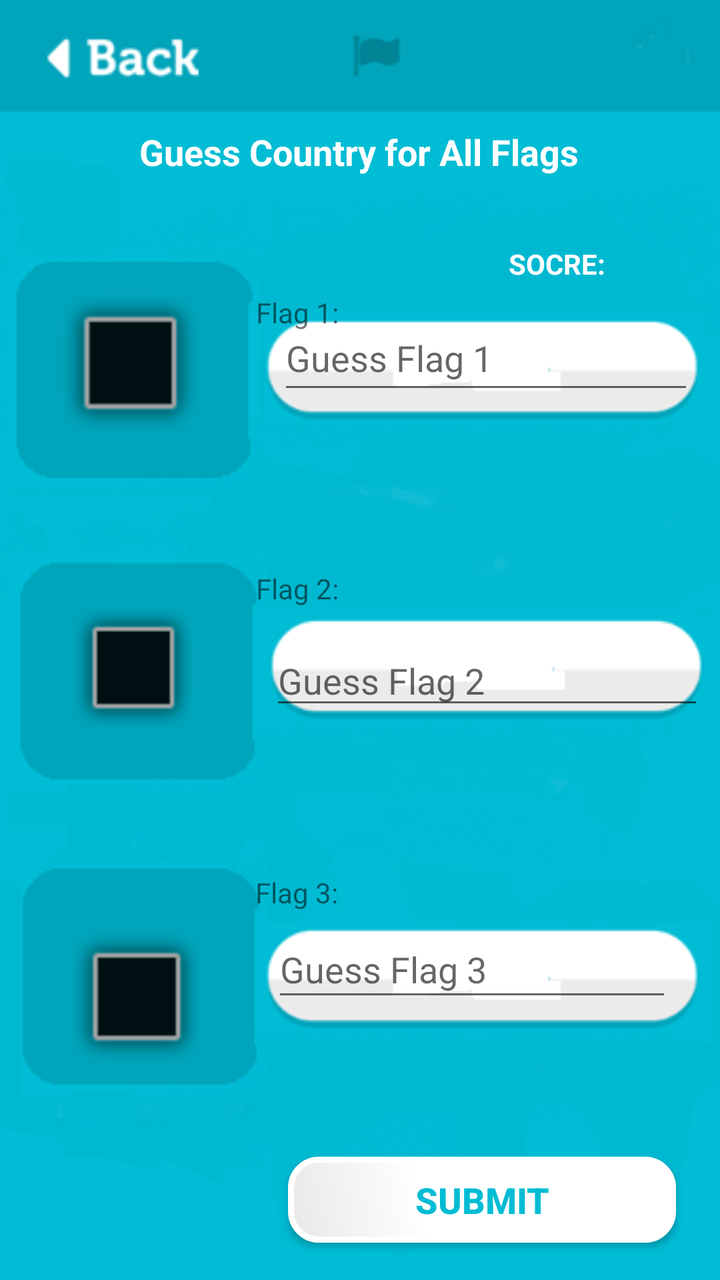
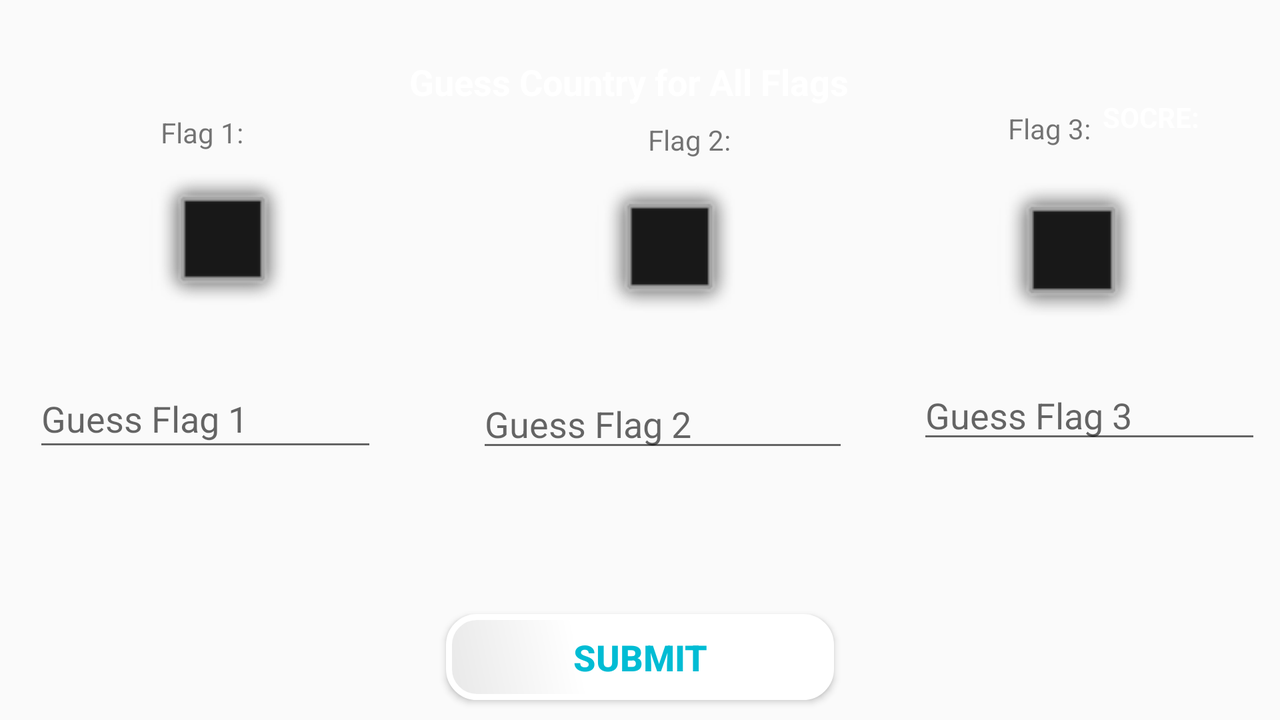

An Android layout and its configuration variant, each rendered on a device that would load it. The default file and the variant file are quoted in full after the pictures.
<!-- AndroidManifest.xml: application theme AppTheme -->
<!-- res/layout/activity_game_advanced_level.xml -->
<?xml version="1.0" encoding="utf-8"?>
<android.support.constraint.ConstraintLayout xmlns:android="http://schemas.android.com/apk/res/android"
    xmlns:app="http://schemas.android.com/apk/res-auto"
    xmlns:tools="http://schemas.android.com/tools"
    android:layout_width="match_parent"
    android:layout_height="match_parent"
    android:background="@drawable/game_4_backg"
    tools:context=".GameAdvancedLevel">

    <ImageView
        android:id="@+id/game_image_4_1"
        android:layout_width="98dp"
        android:layout_height="79dp"
        android:layout_marginStart="8dp"
        android:layout_marginTop="8dp"
        android:layout_marginEnd="8dp"
        android:layout_marginBottom="8dp"
        android:contentDescription="@string/game4_image1"
        app:layout_constraintBottom_toBottomOf="parent"
        app:layout_constraintEnd_toEndOf="parent"
        app:layout_constraintHorizontal_bias="0.032"
        app:layout_constraintStart_toStartOf="parent"
        app:layout_constraintTop_toTopOf="parent"
        app:layout_constraintVertical_bias="0.254"
        app:srcCompat="@android:drawable/alert_dark_frame" />

    <ImageView
        android:id="@+id/game_image_4_2"
        android:layout_width="95dp"
        android:layout_height="70dp"
        android:layout_marginStart="8dp"
        android:layout_marginTop="8dp"
        android:layout_marginEnd="8dp"
        android:layout_marginBottom="8dp"
        android:contentDescription="@string/game4_image2"
        app:layout_constraintBottom_toBottomOf="parent"
        app:layout_constraintEnd_toEndOf="parent"
        app:layout_constraintHorizontal_bias="0.044"
        app:layout_constraintStart_toStartOf="parent"
        app:layout_constraintTop_toTopOf="parent"
        app:layout_constraintVertical_bias="0.532"
        app:srcCompat="@android:drawable/alert_dark_frame" />

    <ImageView
        android:id="@+id/game_image_4_3"
        android:layout_width="99dp"
        android:layout_height="75dp"
        android:layout_marginStart="8dp"
        android:layout_marginTop="8dp"
        android:layout_marginEnd="8dp"
        android:layout_marginBottom="100dp"
        android:contentDescription="@string/game4_image3"
        app:layout_constraintBottom_toBottomOf="parent"
        app:layout_constraintEnd_toEndOf="parent"
        app:layout_constraintHorizontal_bias="0.044"
        app:layout_constraintStart_toStartOf="parent"
        app:layout_constraintTop_toTopOf="parent"
        app:layout_constraintVertical_bias="1.0"
        app:srcCompat="@android:drawable/alert_dark_frame" />

    <TextView
        android:id="@+id/flag_one_lable"
        android:layout_width="66dp"
        android:layout_height="30dp"
        android:layout_marginTop="8dp"
        android:layout_marginBottom="108dp"
        android:text="@string/flag_1"
        app:layout_constraintBottom_toTopOf="@+id/flag_two_lable"
        app:layout_constraintEnd_toEndOf="parent"
        app:layout_constraintHorizontal_bias="0.435"
        app:layout_constraintStart_toStartOf="parent"
        app:layout_constraintTop_toTopOf="parent"
        app:layout_constraintVertical_bias="1.0" />

    <TextView
        android:id="@+id/flag_two_lable"
        android:layout_width="68dp"
        android:layout_height="28dp"
        android:layout_marginEnd="164dp"
        android:text="@string/flag_2"
        app:layout_constraintBottom_toBottomOf="parent"
        app:layout_constraintEnd_toEndOf="parent"
        app:layout_constraintTop_toTopOf="parent"
        app:layout_constraintVertical_bias="0.465" />

    <TextView
        android:id="@+id/flag_three_lable"
        android:layout_width="68dp"
        android:layout_height="29dp"
        android:layout_marginStart="8dp"
        android:layout_marginTop="8dp"
        android:layout_marginBottom="8dp"
        android:text="@string/flag_3"
        app:layout_constraintBottom_toBottomOf="parent"
        app:layout_constraintEnd_toEndOf="parent"
        app:layout_constraintHorizontal_bias="0.012"
        app:layout_constraintStart_toEndOf="@+id/game_image_4_3"
        app:layout_constraintTop_toBottomOf="@+id/flag_two_lable"
        app:layout_constraintVertical_bias="0.411" />

    <TextView
        android:id="@+id/advanced_flag_text"
        android:layout_width="303dp"
        android:layout_height="38dp"
        android:layout_marginStart="8dp"
        android:layout_marginTop="8dp"
        android:layout_marginEnd="8dp"
        android:layout_marginBottom="8dp"
        android:text="@string/guess_country_for_all_flags"
        android:textAlignment="center"
        android:textColor="@android:color/white"
        android:textSize="18sp"
        android:textStyle="bold"
        app:layout_constraintBottom_toBottomOf="parent"
        app:layout_constraintEnd_toEndOf="parent"
        app:layout_constraintHorizontal_bias="0.484"
        app:layout_constraintStart_toStartOf="parent"
        app:layout_constraintTop_toTopOf="parent"
        app:layout_constraintVertical_bias="0.095" />

    <EditText
        android:id="@+id/flag_one_answer"
        android:layout_width="208dp"
        android:layout_height="49dp"
        android:layout_marginStart="8dp"
        android:layout_marginTop="8dp"
        android:layout_marginEnd="8dp"
        android:layout_marginBottom="8dp"
        android:ems="10"
        android:hint="@string/guess_flag_1"
        android:inputType="textPersonName"
        app:layout_constraintBottom_toBottomOf="parent"
        app:layout_constraintEnd_toEndOf="parent"
        app:layout_constraintHorizontal_bias="0.963"
        app:layout_constraintStart_toStartOf="parent"
        app:layout_constraintTop_toTopOf="parent"
        app:layout_constraintVertical_bias="0.252" />

    <EditText
        android:id="@+id/flag_two_answer"
        android:layout_width="217dp"
        android:layout_height="42dp"
        android:layout_marginStart="8dp"
        android:layout_marginTop="8dp"
        android:layout_marginEnd="8dp"
        android:layout_marginBottom="8dp"
        android:ems="10"
        android:hint="@string/guess_flag_2"
        android:inputType="textPersonName"
        app:layout_constraintBottom_toBottomOf="parent"
        app:layout_constraintEnd_toEndOf="parent"
        app:layout_constraintHorizontal_bias="1.0"
        app:layout_constraintStart_toStartOf="parent"
        app:layout_constraintTop_toTopOf="parent"
        app:layout_constraintVertical_bias="0.532" />

    <EditText
        android:id="@+id/flag_three_answer"
        android:layout_width="200dp"
        android:layout_height="45dp"
        android:layout_marginStart="8dp"
        android:layout_marginTop="8dp"
        android:layout_marginEnd="24dp"
        android:layout_marginBottom="8dp"
        android:ems="10"
        android:hint="@string/guess_flag_3"
        android:inputType="textPersonName"
        app:layout_constraintBottom_toBottomOf="parent"
        app:layout_constraintEnd_toEndOf="parent"
        app:layout_constraintHorizontal_bias="1.0"
        app:layout_constraintStart_toStartOf="@+id/game_image_4_3"
        app:layout_constraintTop_toTopOf="parent"
        app:layout_constraintVertical_bias="0.782" />

    <Button
        android:id="@+id/button_game4"
        android:layout_width="194dp"
        android:layout_height="43dp"
        android:layout_marginStart="8dp"
        android:layout_marginTop="8dp"
        android:layout_marginEnd="8dp"
        android:layout_marginBottom="1dp"
        android:background="@drawable/shape_game1"
        android:onClick="Game_four_button"
        android:text="@string/submit"
        android:textColor="#00BCD4"
        android:textSize="18sp"
        android:textStyle="bold"
        app:layout_constraintBottom_toBottomOf="parent"
        app:layout_constraintEnd_toEndOf="parent"
        app:layout_constraintHorizontal_bias="0.906"
        app:layout_constraintStart_toStartOf="parent"
        app:layout_constraintTop_toTopOf="parent"
        app:layout_constraintVertical_bias="0.97" />

    <TextView
        android:id="@+id/score_lable"
        android:layout_width="wrap_content"
        android:layout_height="wrap_content"
        android:layout_marginStart="8dp"
        android:layout_marginTop="8dp"
        android:layout_marginEnd="8dp"
        android:layout_marginBottom="8dp"
        android:text="@string/socre"
        android:textAlignment="center"
        android:textColor="@android:color/white"
        android:textStyle="bold"
        app:layout_constraintBottom_toBottomOf="parent"
        app:layout_constraintEnd_toEndOf="parent"
        app:layout_constraintHorizontal_bias="0.833"
        app:layout_constraintStart_toStartOf="parent"
        app:layout_constraintTop_toTopOf="parent"
        app:layout_constraintVertical_bias="0.189" />

    <TextView
        android:id="@+id/score"
        android:layout_width="0dp"
        android:layout_height="34dp"
        android:layout_marginTop="8dp"
        android:layout_marginEnd="16dp"
        android:layout_marginBottom="8dp"
        android:textColor="@android:color/white"
        android:textSize="18sp"
        android:textStyle="bold"
        app:layout_constraintBottom_toBottomOf="parent"
        app:layout_constraintEnd_toEndOf="parent"
        app:layout_constraintHorizontal_bias="1.0"
        app:layout_constraintStart_toEndOf="@+id/score_lable"
        app:layout_constraintTop_toTopOf="parent"
        app:layout_constraintVertical_bias="0.179" />

    <TextView
        android:id="@+id/text_result_game4"
        android:layout_width="108dp"
        android:layout_height="42dp"
        android:layout_marginTop="8dp"
        android:layout_marginBottom="16dp"
        android:textAlignment="center"
        android:textSize="18sp"
        android:textStyle="bold"
        app:layout_constraintBottom_toBottomOf="parent"
        app:layout_constraintEnd_toEndOf="parent"
        app:layout_constraintHorizontal_bias="0.123"
        app:layout_constraintStart_toStartOf="parent"
        app:layout_constraintTop_toTopOf="parent"
        app:layout_constraintVertical_bias="1.0" />

    <TextView
        android:id="@+id/flag_one_answer_lable"
        android:layout_width="210dp"
        android:layout_height="30dp"
        android:layout_marginStart="8dp"
        android:layout_marginTop="8dp"
        android:layout_marginEnd="8dp"
        android:layout_marginBottom="8dp"
        app:layout_constraintBottom_toBottomOf="parent"
        app:layout_constraintEnd_toEndOf="parent"
        app:layout_constraintHorizontal_bias="0.947"
        app:layout_constraintStart_toStartOf="parent"
        app:layout_constraintTop_toTopOf="parent"
        app:layout_constraintVertical_bias="0.357" />

    <TextView
        android:id="@+id/flag_two_answer_lable"
        android:layout_width="200dp"
        android:layout_height="34dp"
        android:layout_marginStart="8dp"
        android:layout_marginTop="8dp"
        android:layout_marginEnd="28dp"
        android:layout_marginBottom="8dp"
        app:layout_constraintBottom_toBottomOf="parent"
        app:layout_constraintEnd_toEndOf="parent"
        app:layout_constraintHorizontal_bias="1.0"
        app:layout_constraintStart_toStartOf="parent"
        app:layout_constraintTop_toTopOf="parent"
        app:layout_constraintVertical_bias="0.605" />

    <TextView
        android:id="@+id/flag_three_answer_lable"
        android:layout_width="219dp"
        android:layout_height="36dp"
        android:layout_marginStart="8dp"
        android:layout_marginTop="8dp"
        android:layout_marginEnd="11dp"
        android:layout_marginBottom="8dp"
        app:layout_constraintBottom_toBottomOf="parent"
        app:layout_constraintEnd_toEndOf="parent"
        app:layout_constraintHorizontal_bias="0.986"
        app:layout_constraintStart_toStartOf="parent"
        app:layout_constraintTop_toTopOf="parent"
        app:layout_constraintVertical_bias="0.872" />

    <TextView
        android:id="@+id/text_timer_game4"
        android:layout_width="49dp"
        android:layout_height="100dp"
        android:layout_marginStart="8dp"
        android:layout_marginEnd="8dp"
        android:layout_marginBottom="528dp"
        android:textAlignment="center"
        android:textColor="@android:color/white"
        android:textSize="24sp"
        android:textStyle="bold"
        app:layout_constraintBottom_toBottomOf="parent"
        app:layout_constraintEnd_toEndOf="parent"
        app:layout_constraintHorizontal_bias="1.0"
        app:layout_constraintStart_toStartOf="parent" />

    <Button
        android:id="@+id/back_game4"
        android:layout_width="110dp"
        android:layout_height="43dp"
        android:layout_marginStart="8dp"
        android:layout_marginTop="8dp"
        android:layout_marginEnd="8dp"
        android:layout_marginBottom="5dp"
        android:alpha="0"
        android:onClick="back"
        app:layout_constraintBottom_toBottomOf="parent"
        app:layout_constraintEnd_toEndOf="parent"
        app:layout_constraintHorizontal_bias="0.0"
        app:layout_constraintStart_toStartOf="parent"
        app:layout_constraintTop_toTopOf="parent"
        app:layout_constraintVertical_bias="0.0" />
</android.support.constraint.ConstraintLayout>
<!-- resources referenced by this layout -->
<resources>
  <!-- drawable game_4_backg: png bitmap (drawable, 33796 bytes) -->
  <!-- drawable shape_game1 (drawable) -->
  <?xml version="1.0" encoding="utf-8"?>
  <shape xmlns:android="http://schemas.android.com/apk/res/android"
      android:shape="rectangle">
      <corners android:radius="14dp" />
      <gradient
          android:angle="45"
          android:centerX="35%"
          android:centerColor="#FFFFFF"
          android:startColor="#E8E8E8"
          android:endColor="#FFFFFF"
          android:type="linear" />
      <padding
          android:left="0dp"
          android:top="0dp"
          android:right="0dp"
          android:bottom="0dp" />
      <size
          android:width="270dp"
          android:height="60dp" />
      <stroke
          android:width="3dp"
          android:color="#FFFFFF" />
  </shape>
  <string name="flag_1">Flag 1:</string>
  <string name="flag_2">Flag 2:</string>
  <string name="flag_3">Flag 3:</string>
  <string name="game4_image1">game4_image1</string>
  <string name="game4_image2">game4_image2</string>
  <string name="game4_image3">game4_image3</string>
  <string name="guess_country_for_all_flags">Guess Country for All Flags</string>
  <string name="guess_flag_1">Guess Flag 1</string>
  <string name="guess_flag_2">Guess Flag 2</string>
  <string name="guess_flag_3">Guess Flag 3</string>
  <string name="socre">SOCRE:</string>
  <string name="submit">SUBMIT</string>
  <style name="AppTheme" parent="Theme.AppCompat.Light.DarkActionBar">
  
          
          <item name="colorPrimary">@color/colorPrimary</item>
          <item name="colorPrimaryDark">@color/colorPrimaryDark</item>
          <item name="colorAccent">@color/colorAccent</item>
      </style>
</resources>
<!-- res/layout-land/activity_game_advanced_level.xml (the repository's variant of the layout above) -->
<!-- drawn on the phone turned sideways -->
<?xml version="1.0" encoding="utf-8"?>
<android.support.constraint.ConstraintLayout xmlns:android="http://schemas.android.com/apk/res/android"
    xmlns:app="http://schemas.android.com/apk/res-auto"
    xmlns:tools="http://schemas.android.com/tools"
    android:layout_width="match_parent"
    android:layout_height="match_parent"
    android:background="@drawable/game_4_backg_lands"
    tools:context=".GameAdvancedLevel">

    <ImageView
        android:id="@+id/game_image_4_1"
        android:layout_width="93dp"
        android:layout_height="73dp"
        android:layout_marginStart="8dp"
        android:layout_marginTop="8dp"
        android:layout_marginEnd="8dp"
        android:layout_marginBottom="8dp"
        android:contentDescription="@string/game4_image1"
        app:layout_constraintBottom_toBottomOf="parent"
        app:layout_constraintEnd_toEndOf="parent"
        app:layout_constraintHorizontal_bias="0.107"
        app:layout_constraintStart_toStartOf="parent"
        app:layout_constraintTop_toTopOf="parent"
        app:layout_constraintVertical_bias="0.292"
        app:srcCompat="@android:drawable/alert_dark_frame" />

    <ImageView
        android:id="@+id/game_image_4_2"
        android:layout_width="96dp"
        android:layout_height="74dp"
        android:layout_marginStart="8dp"
        android:layout_marginTop="8dp"
        android:layout_marginEnd="8dp"
        android:layout_marginBottom="8dp"
        android:contentDescription="@string/game4_image2"
        app:layout_constraintBottom_toBottomOf="parent"
        app:layout_constraintEnd_toEndOf="parent"
        app:layout_constraintHorizontal_bias="0.528"
        app:layout_constraintStart_toStartOf="parent"
        app:layout_constraintTop_toTopOf="parent"
        app:layout_constraintVertical_bias="0.305"
        app:srcCompat="@android:drawable/alert_dark_frame" />

    <ImageView
        android:id="@+id/game_image_4_3"
        android:layout_width="99dp"
        android:layout_height="75dp"
        android:layout_marginStart="8dp"
        android:layout_marginTop="8dp"
        android:layout_marginEnd="8dp"
        android:layout_marginBottom="100dp"
        android:contentDescription="@string/game4_image3"
        app:layout_constraintBottom_toBottomOf="parent"
        app:layout_constraintEnd_toEndOf="parent"
        app:layout_constraintHorizontal_bias="0.911"
        app:layout_constraintStart_toStartOf="parent"
        app:layout_constraintTop_toTopOf="parent"
        app:layout_constraintVertical_bias="0.473"
        app:srcCompat="@android:drawable/alert_dark_frame" />

    <TextView
        android:id="@+id/flag_one_lable"
        android:layout_width="66dp"
        android:layout_height="30dp"
        android:layout_marginTop="8dp"
        android:layout_marginBottom="8dp"
        android:text="@string/flag_1"
        app:layout_constraintBottom_toBottomOf="parent"
        app:layout_constraintEnd_toEndOf="parent"
        app:layout_constraintHorizontal_bias="0.14"
        app:layout_constraintStart_toStartOf="parent"
        app:layout_constraintTop_toTopOf="parent"
        app:layout_constraintVertical_bias="0.155" />

    <TextView
        android:id="@+id/flag_two_lable"
        android:layout_width="68dp"
        android:layout_height="28dp"
        android:layout_marginEnd="248dp"
        android:text="@string/flag_2"
        app:layout_constraintBottom_toBottomOf="parent"
        app:layout_constraintEnd_toEndOf="parent"
        app:layout_constraintTop_toTopOf="parent"
        app:layout_constraintVertical_bias="0.182" />

    <TextView
        android:id="@+id/flag_three_lable"
        android:layout_width="68dp"
        android:layout_height="29dp"
        android:layout_marginStart="8dp"
        android:layout_marginTop="8dp"
        android:layout_marginEnd="68dp"
        android:layout_marginBottom="8dp"
        android:text="@string/flag_3"
        app:layout_constraintBottom_toBottomOf="parent"
        app:layout_constraintEnd_toEndOf="parent"
        app:layout_constraintHorizontal_bias="1.0"
        app:layout_constraintStart_toStartOf="parent"
        app:layout_constraintTop_toTopOf="parent"
        app:layout_constraintVertical_bias="0.148" />

    <TextView
        android:id="@+id/advanced_flag_text"
        android:layout_width="303dp"
        android:layout_height="38dp"
        android:layout_marginStart="8dp"
        android:layout_marginTop="8dp"
        android:layout_marginEnd="8dp"
        android:layout_marginBottom="8dp"
        android:text="@string/guess_country_for_all_flags"
        android:textAlignment="center"
        android:textColor="@android:color/white"
        android:textSize="18sp"
        android:textStyle="bold"
        app:layout_constraintBottom_toBottomOf="parent"
        app:layout_constraintEnd_toEndOf="parent"
        app:layout_constraintHorizontal_bias="0.483"
        app:layout_constraintStart_toStartOf="parent"
        app:layout_constraintTop_toTopOf="parent"
        app:layout_constraintVertical_bias="0.067" />

    <EditText
        android:id="@+id/flag_one_answer"
        android:layout_width="172dp"
        android:layout_height="46dp"
        android:layout_marginStart="8dp"
        android:layout_marginTop="8dp"
        android:layout_marginEnd="8dp"
        android:layout_marginBottom="8dp"
        android:ems="10"
        android:hint="@string/guess_flag_1"
        android:inputType="textPersonName"
        app:layout_constraintBottom_toBottomOf="parent"
        app:layout_constraintEnd_toEndOf="parent"
        app:layout_constraintHorizontal_bias="0.019"
        app:layout_constraintStart_toStartOf="parent"
        app:layout_constraintTop_toTopOf="parent"
        app:layout_constraintVertical_bias="0.593" />

    <EditText
        android:id="@+id/flag_two_answer"
        android:layout_width="186dp"
        android:layout_height="40dp"
        android:layout_marginStart="8dp"
        android:layout_marginTop="8dp"
        android:layout_marginEnd="8dp"
        android:layout_marginBottom="8dp"
        android:ems="10"
        android:hint="@string/guess_flag_2"
        android:inputType="textPersonName"
        app:layout_constraintBottom_toBottomOf="parent"
        app:layout_constraintEnd_toEndOf="parent"
        app:layout_constraintHorizontal_bias="0.526"
        app:layout_constraintStart_toStartOf="parent"
        app:layout_constraintTop_toTopOf="parent"
        app:layout_constraintVertical_bias="0.602" />

    <EditText
        android:id="@+id/flag_three_answer"
        android:layout_width="172dp"
        android:layout_height="41dp"
        android:layout_marginStart="8dp"
        android:layout_marginTop="8dp"
        android:layout_marginEnd="24dp"
        android:layout_marginBottom="8dp"
        android:ems="10"
        android:hint="@string/guess_flag_3"
        android:inputType="textPersonName"
        app:layout_constraintBottom_toBottomOf="parent"
        app:layout_constraintEnd_toEndOf="parent"
        app:layout_constraintHorizontal_bias="0.709"
        app:layout_constraintStart_toStartOf="@+id/game_image_4_3"
        app:layout_constraintTop_toTopOf="parent"
        app:layout_constraintVertical_bias="0.586" />

    <Button
        android:id="@+id/button_game4"
        android:layout_width="194dp"
        android:layout_height="43dp"
        android:layout_marginStart="8dp"
        android:layout_marginTop="8dp"
        android:layout_marginEnd="8dp"
        android:layout_marginBottom="1dp"
        android:background="@drawable/shape_game1"
        android:onClick="Game_four_button"
        android:text="@string/submit"
        android:textColor="#00BCD4"
        android:textSize="18sp"
        android:textStyle="bold"
        app:layout_constraintBottom_toBottomOf="parent"
        app:layout_constraintEnd_toEndOf="parent"
        app:layout_constraintStart_toStartOf="parent"
        app:layout_constraintTop_toTopOf="parent"
        app:layout_constraintVertical_bias="0.971" />

    <TextView
        android:id="@+id/score_lable"
        android:layout_width="wrap_content"
        android:layout_height="wrap_content"
        android:layout_marginStart="8dp"
        android:layout_marginTop="8dp"
        android:layout_marginEnd="8dp"
        android:layout_marginBottom="8dp"
        android:text="@string/socre"
        android:textAlignment="center"
        android:textColor="@android:color/white"
        android:textStyle="bold"
        app:layout_constraintBottom_toBottomOf="parent"
        app:layout_constraintEnd_toEndOf="parent"
        app:layout_constraintHorizontal_bias="0.944"
        app:layout_constraintStart_toStartOf="parent"
        app:layout_constraintTop_toTopOf="parent"
        app:layout_constraintVertical_bias="0.126" />

    <TextView
        android:id="@+id/score"
        android:layout_width="0dp"
        android:layout_height="34dp"
        android:layout_marginTop="8dp"
        android:layout_marginEnd="16dp"
        android:layout_marginBottom="8dp"
        android:textColor="@android:color/white"
        android:textSize="18sp"
        android:textStyle="bold"
        app:layout_constraintBottom_toBottomOf="parent"
        app:layout_constraintEnd_toEndOf="parent"
        app:layout_constraintHorizontal_bias="0.0"
        app:layout_constraintStart_toEndOf="@+id/score_lable"
        app:layout_constraintTop_toTopOf="parent"
        app:layout_constraintVertical_bias="0.108" />

    <TextView
        android:id="@+id/text_result_game4"
        android:layout_width="108dp"
        android:layout_height="42dp"
        android:layout_marginTop="8dp"
        android:layout_marginBottom="16dp"
        android:textAlignment="center"
        android:textSize="18sp"
        android:textStyle="bold"
        app:layout_constraintBottom_toBottomOf="parent"
        app:layout_constraintEnd_toEndOf="parent"
        app:layout_constraintHorizontal_bias="0.092"
        app:layout_constraintStart_toStartOf="parent"
        app:layout_constraintTop_toTopOf="parent"
        app:layout_constraintVertical_bias="1.0" />

    <TextView
        android:id="@+id/flag_one_answer_lable"
        android:layout_width="190dp"
        android:layout_height="45dp"
        android:layout_marginStart="8dp"
        android:layout_marginTop="8dp"
        android:layout_marginEnd="8dp"
        android:layout_marginBottom="8dp"
        android:textAlignment="center"
        app:layout_constraintBottom_toBottomOf="parent"
        app:layout_constraintEnd_toEndOf="parent"
        app:layout_constraintHorizontal_bias="0.0"
        app:layout_constraintStart_toStartOf="parent"
        app:layout_constraintTop_toTopOf="parent"
        app:layout_constraintVertical_bias="0.788" />

    <TextView
        android:id="@+id/flag_two_answer_lable"
        android:layout_width="186dp"
        android:layout_height="51dp"
        android:layout_marginStart="8dp"
        android:layout_marginTop="8dp"
        android:layout_marginEnd="28dp"
        android:layout_marginBottom="8dp"
        android:textAlignment="center"
        app:layout_constraintBottom_toBottomOf="parent"
        app:layout_constraintEnd_toEndOf="parent"
        app:layout_constraintHorizontal_bias="0.554"
        app:layout_constraintStart_toStartOf="parent"
        app:layout_constraintTop_toTopOf="parent"
        app:layout_constraintVertical_bias="0.805" />

    <TextView
        android:id="@+id/flag_three_answer_lable"
        android:layout_width="176dp"
        android:layout_height="57dp"
        android:layout_marginStart="8dp"
        android:layout_marginTop="8dp"
        android:layout_marginEnd="11dp"
        android:layout_marginBottom="8dp"
        android:textAlignment="center"
        app:layout_constraintBottom_toBottomOf="parent"
        app:layout_constraintEnd_toEndOf="parent"
        app:layout_constraintHorizontal_bias="1.0"
        app:layout_constraintStart_toStartOf="parent"
        app:layout_constraintTop_toTopOf="parent"
        app:layout_constraintVertical_bias="0.793" />

    <TextView
        android:id="@+id/text_timer_game4"
        android:layout_width="49dp"
        android:layout_height="45dp"
        android:layout_marginStart="8dp"
        android:layout_marginTop="8dp"
        android:layout_marginEnd="8dp"
        android:layout_marginBottom="8dp"
        android:textAlignment="center"
        android:textColor="@android:color/white"
        android:textSize="24sp"
        android:textStyle="bold"
        app:layout_constraintBottom_toTopOf="@+id/score"
        app:layout_constraintEnd_toEndOf="parent"
        app:layout_constraintHorizontal_bias="1.0"
        app:layout_constraintStart_toStartOf="parent"
        app:layout_constraintTop_toTopOf="parent"
        app:layout_constraintVertical_bias="1.0" />

    <Button
        android:id="@+id/back_game4"
        android:layout_width="75dp"
        android:layout_height="21dp"
        android:layout_marginStart="8dp"
        android:layout_marginTop="8dp"
        android:layout_marginEnd="8dp"
        android:layout_marginBottom="5dp"
        android:alpha="0"
        android:onClick="back"
        app:layout_constraintBottom_toBottomOf="parent"
        app:layout_constraintEnd_toEndOf="parent"
        app:layout_constraintHorizontal_bias="0.0"
        app:layout_constraintStart_toStartOf="parent"
        app:layout_constraintTop_toTopOf="parent"
        app:layout_constraintVertical_bias="0.0" />
</android.support.constraint.ConstraintLayout>
<!-- resources referenced by the variant -->
<!-- as the phone turned sideways resolves them -->
<resources>
  <!-- drawable shape_game1 (drawable) -->
  <?xml version="1.0" encoding="utf-8"?>
  <shape xmlns:android="http://schemas.android.com/apk/res/android"
      android:shape="rectangle">
      <corners android:radius="14dp" />
      <gradient
          android:angle="45"
          android:centerX="35%"
          android:centerColor="#FFFFFF"
          android:startColor="#E8E8E8"
          android:endColor="#FFFFFF"
          android:type="linear" />
      <padding
          android:left="0dp"
          android:top="0dp"
          android:right="0dp"
          android:bottom="0dp" />
      <size
          android:width="270dp"
          android:height="60dp" />
      <stroke
          android:width="3dp"
          android:color="#FFFFFF" />
  </shape>
  <string name="flag_1">Flag 1:</string>
  <string name="flag_2">Flag 2:</string>
  <string name="flag_3">Flag 3:</string>
  <string name="game4_image1">game4_image1</string>
  <string name="game4_image2">game4_image2</string>
  <string name="game4_image3">game4_image3</string>
  <string name="guess_country_for_all_flags">Guess Country for All Flags</string>
  <string name="guess_flag_1">Guess Flag 1</string>
  <string name="guess_flag_2">Guess Flag 2</string>
  <string name="guess_flag_3">Guess Flag 3</string>
  <string name="socre">SOCRE:</string>
  <string name="submit">SUBMIT</string>
  <style name="AppTheme" parent="Theme.AppCompat.Light.DarkActionBar">
  
          
          <item name="colorPrimary">@color/colorPrimary</item>
          <item name="colorPrimaryDark">@color/colorPrimaryDark</item>
          <item name="colorAccent">@color/colorAccent</item>
      </style>
</resources>
